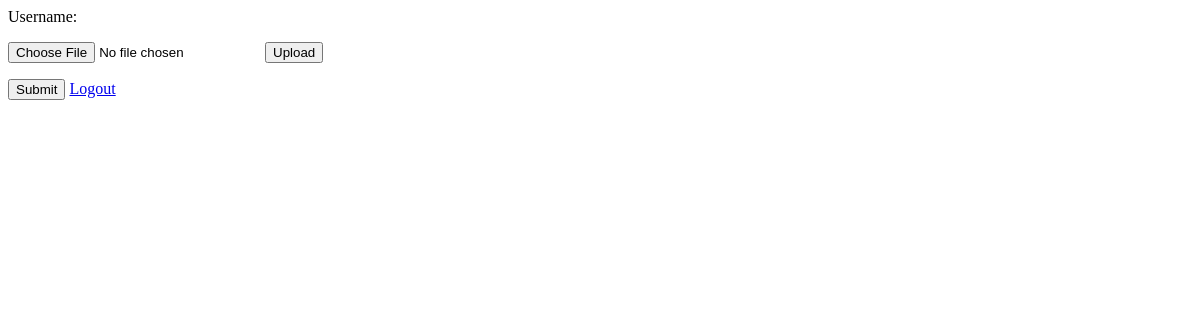
The page /blog_detail/ on the database as committed earlier.
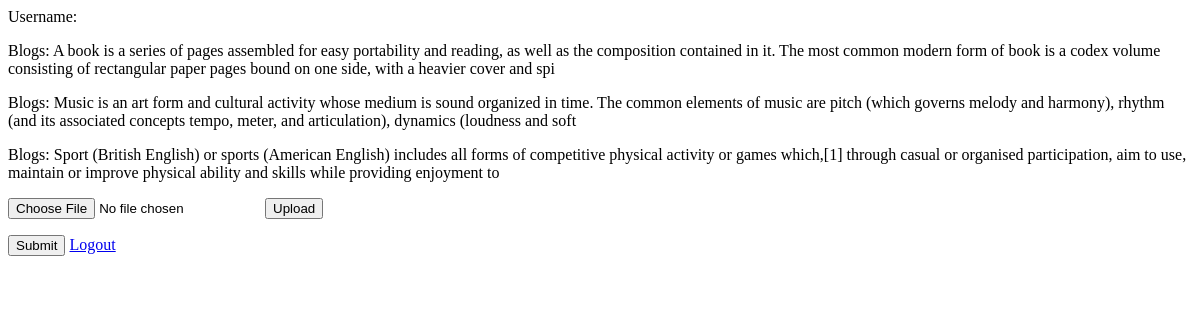
The same page on the database as committed later.
### blogs/models.py (models this page shows, shortened)
class BlogsModel(models.Model):
    title = models.CharField(max_length=50, blank=True)
    description = models.TextField(max_length=255, blank=True)
    image = models.ImageField(upload_to='static', blank=True)

### blogs/views.py (the view, shortened to what this page needs)
# urls.py: url(r'^blog_detail/$', blog_detail),
def blog_detail(request):
    query_result = BlogsModel.objects.all()
    return render(request, 'mysite/blog_detail.html', {'description':query_result})

### templates/mysite/blog_detail.html (shortened to what this page needs)
{% load static %}
{% block content %}
    <form method="post" enctype="multipart/form-data">
        <p>Username: {{ user.username }} </p>
        {% for item in description %}
            <p>Blogs: {{ item.description }}</p>
        {% endfor %}
        <input type="file" name="myfile">
        <button type="submit">Upload</button>
    </form>
    <button type="submit">Submit</button>
    <a href="/logout">Logout</a></p>
{% endblock %}

Rows that differ between the two databases and show on the page:
added BlogsModel: description "A book is a series of pages assembled for easy portability and reading, as well as the composition contained in it. The most common modern form of book is a codex volume consisting of rectangular paper pages bound on one side, with a heavier cover and spi"
added BlogsModel: description "Music is an art form and cultural activity whose medium is sound organized in time. The common elements of music are pitch (which governs melody and harmony), rhythm (and its associated concepts tempo, meter, and articulation), dynamics (loudness and soft"
added BlogsModel: description "Sport (British English) or sports (American English) includes all forms of competitive physical activity or games which,[1] through casual or organised participation, aim to use, maintain or improve physical ability and skills while providing enjoyment to"
